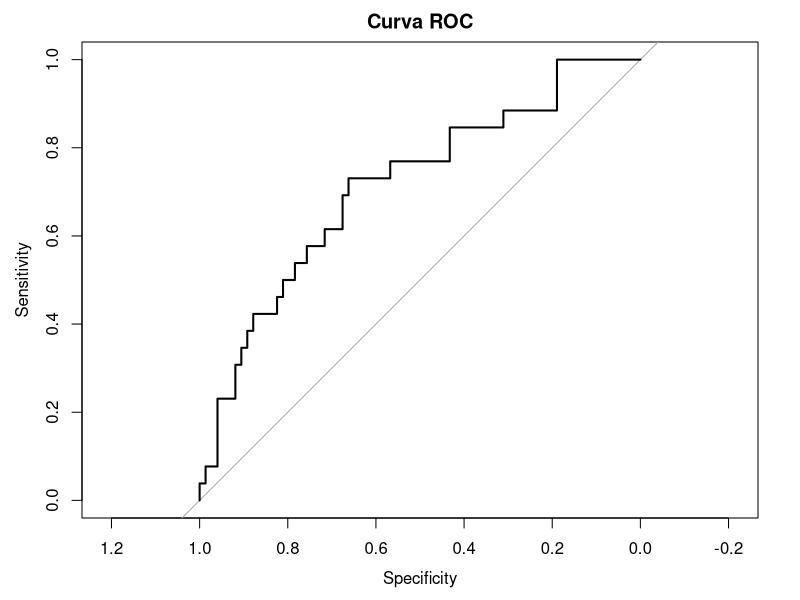

Generate this figure with R:
# Fijar la semilla para reproducibilidad
set.seed(123)

# Simulación de datos binarios
n <- 100  # Número de observaciones
x1 <- rnorm(n)  # Variable independiente 1
x2 <- rnorm(n)  # Variable independiente 2

# Coeficientes verdaderos
beta0 <- -1  # Intercepto
beta1 <- 0.5  # Coeficiente de x1
beta2 <- -0.3  # Coeficiente de x2

# Probabilidades generadas
prob <- 1 / (1 + exp(-(beta0 + beta1 * x1 + beta2 * x2)))

# Generación de la variable respuesta binaria
y <- rbinom(n, 1, prob)

# Creación del data frame
data_binario <- data.frame(y = y, x1 = x1, x2 = x2)

# Ajuste del modelo de regresión logística
modelo_logit <- glm(y ~ x1 + x2, data = data_binario, family = binomial)

# Resumen del modelo
summary(modelo_logit)

# Evaluación del modelo
pred_prob <- predict(modelo_logit, type = "response")
pred_clase <- ifelse(pred_prob > 0.5, 1, 0)

# Instalación y carga de paquete para matriz de confusión
install.packages("caret")
library(caret)

# Matriz de confusión
confusionMatrix(as.factor(pred_clase), as.factor(data_binario$y))

# Curva ROC y AUC
install.packages("pROC")
library(pROC)
roc_curve <- roc(data_binario$y, pred_prob)
plot(roc_curve, main = "Curva ROC")
auc(roc_curve)
